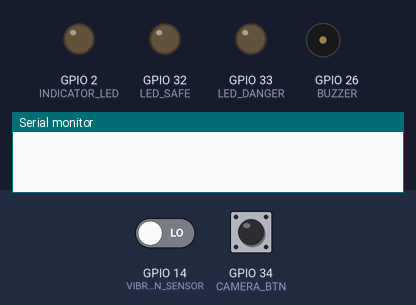
A program run on a simulated ESP32. Parts: output pins drawn as LEDs (lit = HIGH), buzzer (waves = sounding, pin HIGH), the last lines printed to the serial monitor. Inputs (shaded band) come from the test bench; at power-on: GPIO 14 (VIBRATION_SENSOR) LOW, GPIO 34 (CAMERA_BTN) HIGH. WiFi joins after 1.5 s; servers stay silent unless stated; the modem accepts every AT command (registered, SIM ready, sends succeed) and sends nothing else.

Above: at 3.0 s.
3.1 s: GPIO 14 (VIBRATION_SENSOR) driven HIGH
At 3.4 s:
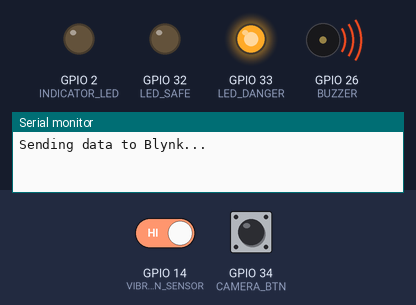
6.2 s: GPIO 34 (CAMERA_BTN) pulled LOW for 0.15 s
At 7.4 s:
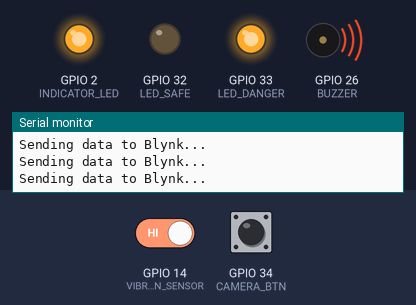
7.9 s: GPIO 34 (CAMERA_BTN) pulled LOW for 3.2 s
At 8.7 s:
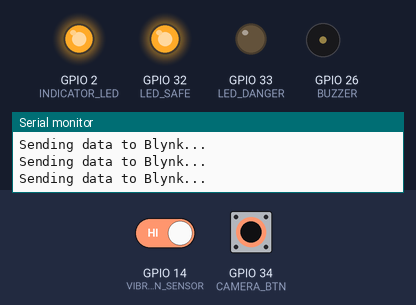
Timing chart, 0 to 12.6 s (numbered marks = the images above; inputs shaded):
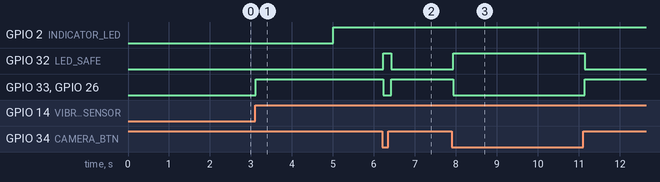

Measured:
- after the input at 3.1 s, GPIO 33 (LED_DANGER), GPIO 26 (BUZZER): LOW → HIGH at once
- after the input at 6.2 s, GPIO 32 (LED_SAFE): LOW → HIGH at once, → LOW 0.20 s later; GPIO 33 (LED_DANGER), GPIO 26 (BUZZER): HIGH → LOW at once, → HIGH 0.20 s later
- after the input at 7.9 s, GPIO 32 (LED_SAFE): LOW → HIGH at once, → LOW 3.2 s later; GPIO 33 (LED_DANGER), GPIO 26 (BUZZER): HIGH → LOW at once, → HIGH 3.2 s later

The program:

main.cpp
```cpp
// Blynk Credentials
// #define BLYNK_TEMPLATE_ID "TMPL2fA5FeDds"
// #define BLYNK_TEMPLATE_NAME "METER"
// #define BLYNK_AUTH_TOKEN "iGxpZ0h7AciY9yFXXB4UmwE22eVocKIO"

#define BLYNK_TEMPLATE_ID "TMPL2YGlOqIDH"
#define BLYNK_TEMPLATE_NAME "Quickstart Template"
#define BLYNK_AUTH_TOKEN "aRVL3_FaoDTl2kcJ6C7dGumSAsXomeg6"

#include <SoftwareSerial.h>
#include <WiFi.h>
#include <WiFiClient.h>
#include <BlynkSimpleEsp32.h>

char ssid[] = "ABDULHAMEED";
char pass[] = "04012024ABDUL";

void sendGSMCommand(String command);
void SendMessage(String phoneNumber, String message);
void checkSensors();
void checkBlynkConnection();
void ReceiveMessage();
void activateAlert();
void sendData(String message);
void deactivateAlert();

// GSM Module Pins
#define GSM_RX 5
#define GSM_TX 18

// Device Indicators
#define BUZZER 26
#define VIBRATION_SENSOR 14
#define SPEAKER 26
#define LED_DANGER 33
#define LED_SAFE 32
#define CAMERA_BTN 34
#define INDICATOR_LED 2 // Blynk connection indicator

const unsigned long check_interval = 100;
unsigned long last_check_time = 0;
unsigned long last_blynk_check_time = 0;
unsigned long last_gsm_check_time = 0;

bool vibration_message_sent = false;
bool elephant_message_sent = false;

SoftwareSerial Sim(GSM_RX, GSM_TX);

String phoneNumber = "+255756920253";
String vibration_message = "Vibration Detected!";
String elephant_message = "ELEPHANT DETECTED!";
String system_status = "System Initialized";

void setup()
{
  Serial.begin(9600);
  Sim.begin(19200);

  WiFi.begin(ssid, pass);
  Blynk.begin(BLYNK_AUTH_TOKEN, ssid, pass);

  sendGSMCommand("AT+CMGF=1");
  sendGSMCommand("AT+CNMI=2,2,0,0,0");

  pinMode(BUZZER, OUTPUT);
  pinMode(VIBRATION_SENSOR, INPUT);
  pinMode(SPEAKER, OUTPUT);
  pinMode(LED_DANGER, OUTPUT);
  pinMode(LED_SAFE, OUTPUT);
  pinMode(CAMERA_BTN, INPUT);
  pinMode(INDICATOR_LED, OUTPUT);

  digitalWrite(INDICATOR_LED, LOW);

  SendMessage(phoneNumber, system_status);
}

void loop()
{
  Blynk.run();

  unsigned long current_time = millis();

  if (current_time - last_check_time >= check_interval)
  {
    last_check_time = current_time;
    checkSensors();
  }

  if (current_time - last_blynk_check_time >= 5000)
  {
    last_blynk_check_time = current_time;
    checkBlynkConnection();
  }

  if (current_time - last_gsm_check_time >= 10000)
  {
    last_gsm_check_time = current_time;
    ReceiveMessage();
  }
}

// Function to monitor sensors & send data to GSM + Blynk
void checkSensors()
{
  bool vibration_detected = digitalRead(VIBRATION_SENSOR) == HIGH;
  bool camera_triggered = digitalRead(CAMERA_BTN) == HIGH;

  if (vibration_detected && camera_triggered && !elephant_message_sent)
  {
    activateAlert();
    sendData(elephant_message);
    elephant_message_sent = true;
  }
  else if (!camera_triggered)
  {
    elephant_message_sent = false;
    sendData("No elephant");
    deactivateAlert();
  }
}

// Function to send data via GSM & Blynk
void sendData(String message)
{
  SendMessage(phoneNumber, message);
  Serial.println("Sending data to Blynk...");
  Blynk.virtualWrite(V1, message);
}

// Functions to activate/deactivate alert systems
void activateAlert()
{
  digitalWrite(BUZZER, HIGH);
  digitalWrite(LED_DANGER, HIGH);
  digitalWrite(LED_SAFE, LOW);
  digitalWrite(SPEAKER, HIGH);
}

void deactivateAlert()
{
  digitalWrite(BUZZER, LOW);
  digitalWrite(LED_DANGER, LOW);
  digitalWrite(LED_SAFE, HIGH);
  digitalWrite(SPEAKER, LOW);
}

// Function to send an SMS via GSM
void SendMessage(String phoneNumber, String message)
{
  sendGSMCommand("AT+CMGS=\"" + phoneNumber + "\"");
  Sim.println(message);
  Sim.write(26);
}

// Function to receive incoming SMS
void ReceiveMessage()
{
  while (Sim.available())
  {
    Serial.write(Sim.read());
  }
}

// Function to send generic GSM commands
void sendGSMCommand(String command)
{
  Sim.println(command);
}

// Function to check GSM network status
bool checkNetwork()
{
  sendGSMCommand("AT+CREG?");
  while (Sim.available())
  {
    String response = Sim.readString();
    Serial.println(response);
    return (response.indexOf("+CREG: 0,1") >= 0 || response.indexOf("+CREG: 0,5") >= 0);
  }
  return false;
}

// Function to check & handle Blynk connection status
void checkBlynkConnection()
{
  static bool connected_message_sent = false;
  static bool disconnected_message_sent = false;

  if (Blynk.connected())
  {
    digitalWrite(INDICATOR_LED, HIGH);
    if (!connected_message_sent)
    {
      Serial.println("Blynk is connected.");
      connected_message_sent = true;
      disconnected_message_sent = false;
    }
  }
  else
  {
    digitalWrite(INDICATOR_LED, LOW);
    if (!disconnected_message_sent)
    {
      Serial.println("Blynk is not connected. Attempting to reconnect...");
      disconnected_message_sent = true;
      connected_message_sent = false;
      Blynk.begin(BLYNK_AUTH_TOKEN, ssid, pass);
    }
  }
}
```
